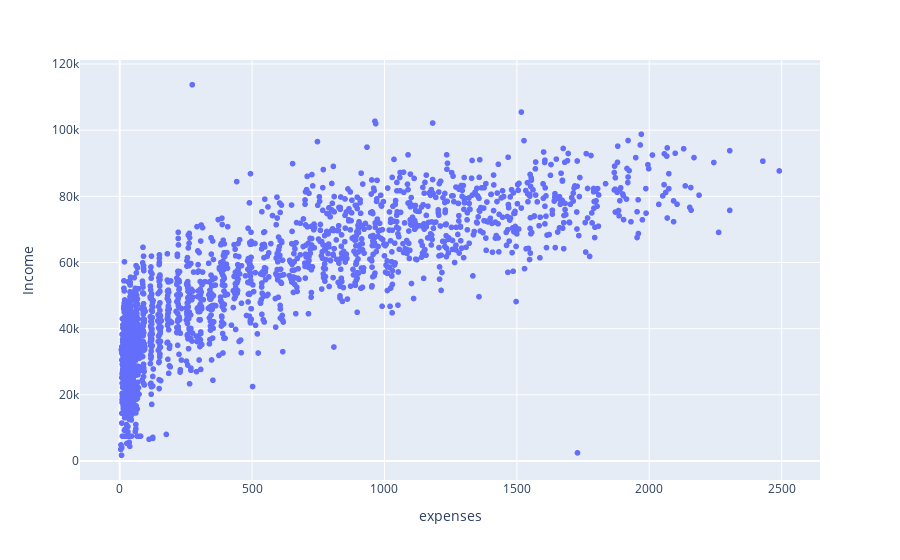

The cell this chart's notebook holds for it:
### Code cell
fig = px.scatter(df, x='expenses', y='Income')
fig.write_image('scatter_plot.png')
img = fig.to_image(format='png')
Image(img)
fig

### Figure 1 — Plotly figure (JSON) as saved in the notebook; plotly's stock layout.template omitted (floating-point values rounded to 4 significant figures; data arrays with more than 128 entries replaced by an {"elided": "..."} marker saying what was removed)
{"data": [{"hovertemplate": "expenses=%{x}<br>Income=%{y}<extra></extra>", "legendgroup": "", "marker": {"color": "#636efa", "symbol": "circle"}, "mode": "markers", "name": "", "showlegend": false, "type": "scattergl", "x": {"elided": "2021 int values"}, "xaxis": "x", "y": {"elided": "2021 int values"}, "yaxis": "y"}], "layout": {"legend": {"tracegroupgap": 0}, "margin": {"t": 60}, "xaxis": {"anchor": "y", "domain": [0, 1], "title": {"text": "expenses"}}, "yaxis": {"anchor": "x", "domain": [0, 1], "title": {"text": "Income"}}}}
